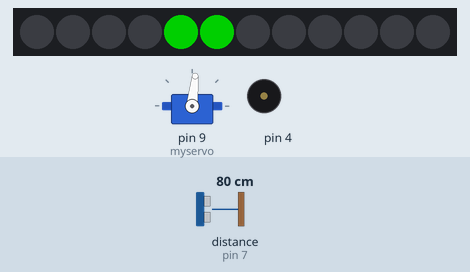
Simulated run of this sketch. Board: Arduino Uno, built with avr-gcc and run on an emulated ATmega328P. Shown: servo, 12 RGB LEDs in strip order, left to right, buzzer (waves = sounding). Wiring (inferred from the names in the program): ultrasonic range finder: trigger pin 8; echo pin 7. The inputs (shaded band) are chosen by the test bench; at power-on: distance to the obstacle (sensor on pin 7) 80 cm. The echo pulse lasts 58.3 µs per cm; dim RGB values are drawn brighter than linear.

Above: at 1.31 s.
1.6 s: distance to the obstacle (sensor on pin 7) set to 22 cm
At 2.08 s:
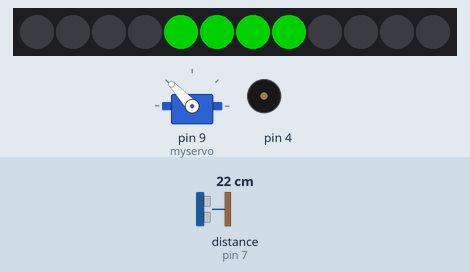
3.8 s: distance to the obstacle (sensor on pin 7) set to 18 cm
At 4.54 s:
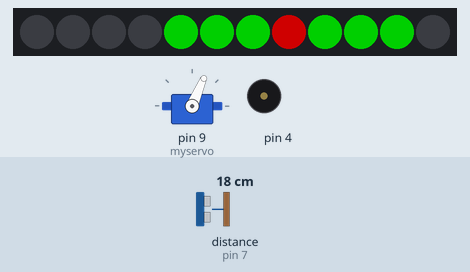
6.2 s: distance to the obstacle (sensor on pin 7) set to 250 cm
At 7.25 s:
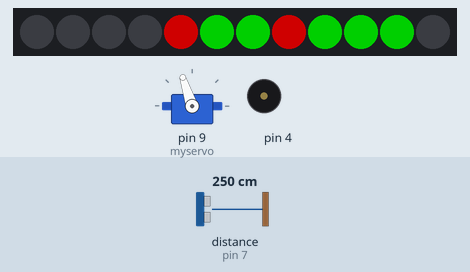
11.9 s: distance to the obstacle (sensor on pin 7) set to 35 cm
Timing chart, 0 to 15.2 s (numbered marks = the images above; inputs shaded):
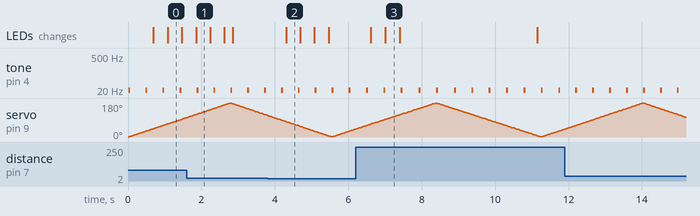

Measured:
- the behaviour switches between 21 and 20 cm on distance to the obstacle (sensor on pin 7) (found by bisection; images 1 and 2)
- after the input at 3.8 s, the LEDs: change after 0.51 s (image 2)
- by itself, tone on pin 4: alternates 20 Hz for 0.05 s and silent for 0.42 s

The sketch:

adu_2025_08_13-1.ino
```cpp
#include <Servo.h>

#include <Adafruit_NeoPixel.h>
#ifdef __AVR__
 #include <avr/power.h>
#endif

Servo myservo;

#define PIN 12
#define NUMPIXELS 12

Adafruit_NeoPixel pixels(NUMPIXELS, PIN, NEO_GRB + NEO_KHZ800);

#define TRIG 8
#define ECHO 7

int pos = 0;
double pot = 180 / 7;

void setup() {
  myservo.attach(9);

  pinMode(TRIG, OUTPUT);
  pinMode(ECHO, INPUT);

  #if defined(__AVR_ATtiny85__) && (F_CPU == 16000000)
    clock_prescale_set(clock_div_1);
  #endif

  pixels.begin();

  pinMode(4, OUTPUT);

  Serial.begin(9600);
}

void setColor(int is){
  long duration, distance;
  digitalWrite(TRIG, LOW);
  delayMicroseconds(2);
  digitalWrite(TRIG, HIGH);
  delayMicroseconds(10);
  digitalWrite(TRIG, LOW);

  duration = pulseIn(ECHO, HIGH);

  distance = duration * 17 / 1000;

  if(distance < 20){
    pixels.setPixelColor(is+3, pixels.Color(200, 0, 0));
    pixels.setBrightness(150);
    pixels.show();
  } else {
    pixels.setPixelColor(is+3, pixels.Color(0, 200, 0));
    pixels.setBrightness(150);
    pixels.show();
  }
}

void loop()
{


  for(int pos = 0; pos < 180; pos++){
    myservo.write(pos);
    if(pos < pot *1 +1 && pos > pot *1 -1){
      setColor(1);
    } else if(pos < pot *2 +1 && pos > pot *2 -1){
      setColor(2);
    } else if(pos < pot *3 +1 && pos > pot *3 -1){
      setColor(3);
    } else if(pos < pot *4 +1 && pos > pot *4 -1){
      setColor(4);
    } else if(pos < pot *5 +1 && pos > pot *5 -1){
      setColor(5);
    } else if(pos < pot *6 +1 && pos > pot *6 -1){
      setColor(6);
    } else if(pos < pot *7 +1 && pos > pot *7 -1){
      setColor(7);
    }

    delay(15);
    if(pos % 30 == 0){
      tone(4, 20, 50);
    }
  }
  for(int pos = 180; pos > 0; pos--){
    myservo.write(pos);
    if(pos < pot *1 +1 && pos > pot *1 -1){
      setColor(1);
    } else if(pos < pot *2 +1 && pos > pot *2 -1){
      setColor(2);
    } else if(pos < pot *3 +1 && pos > pot *3 -1){
      setColor(3);
    } else if(pos < pot *4 +1 && pos > pot *4 -1){
      setColor(4);
    } else if(pos < pot *5 +1 && pos > pot *5 -1){
      setColor(5);
    } else if(pos < pot *6 +1 && pos > pot *6 -1){
      setColor(6);
    } else if(pos < pot *7 +1 && pos > pot *7 -1){
      setColor(7);
    }

    delay(15);
    if(pos % 30 == 0){
      tone(4, 20, 50);
    }
  }
}
```
